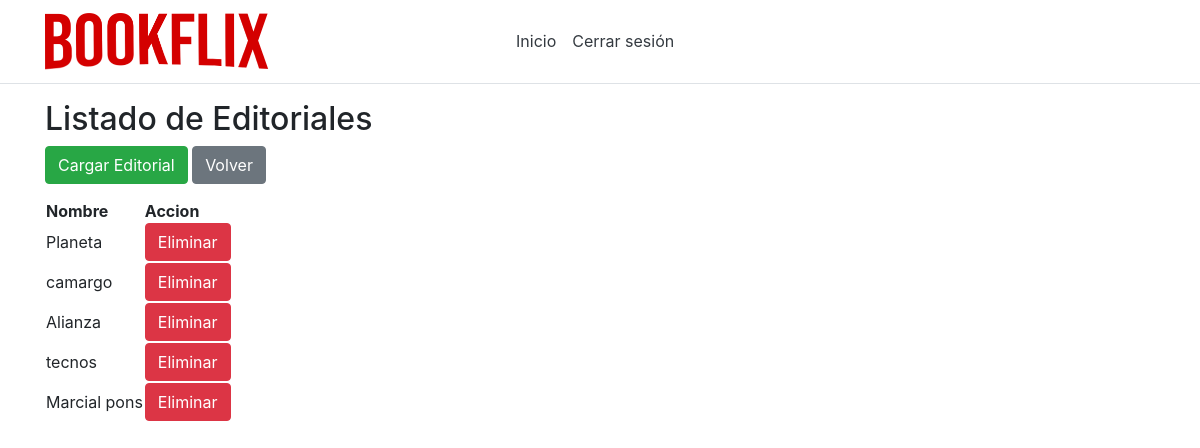
/listEditoriales/ (signed in), run on the app's committed database.
### app/models.py (models this page shows, shortened)
class Editorial(models.Model):
    id = models.AutoField(primary_key=True)
    nombre = models.CharField(max_length=50,unique=True)

### app/views.py (the view)
# urls.py: path('listEditoriales/', views.listEditoriales),
def listEditoriales(request):
    editoriales = Editorial.objects.all()
    return render(request, "admin/listOfEditoriales.html", {'editoriales': editoriales})

### app/models.py (called while the page is built)
    @property
    def is_active(self):
        return self.active

    @property
    def is_superuser(self):
        return self.superuser

### app/templates/admin/listOfEditoriales.html (shortened to what this page needs)
{% extends 'default/layout.html' %}
{% block admin %}
<h2>Listado de Editoriales</h2>
<div class="btn-group" role="group" aria-label="Basic example">
<form method="get" action="/createEditorial">
    <button class="btn btn-success" type="submit">Cargar Editorial</button>
  </form>
<form method="get" action="/inicio">
    <button class="btn btn-secondary" type="submit">Volver</button>
</form>
</div>
<table>
    <thead>
        <tr>
            <th>Nombre</th>
            <th>Accion</th>
        </tr>
    </thead>
    <tbody>
        {% for editorial in editoriales %}
        <tr>
            <td>{{ editorial.nombre }}</td>
            <td><a class="btn btn-danger" role="button" href="/deleteEditorial/{{ editorial.id }}"
          onClick="return confirm('¿Seguro que quieres borrar a {{editorial.nombre}}?');">
            Eliminar</a></td>
        </tr>
        {% endfor %}
    </tbody>
</table>
{% endblock %}

### data on the page
Editorial: nombre "Planeta"
Editorial: nombre "camargo"
Editorial: nombre "Alianza"
Editorial: nombre "tecnos"
Editorial: nombre "Marcial pons"
